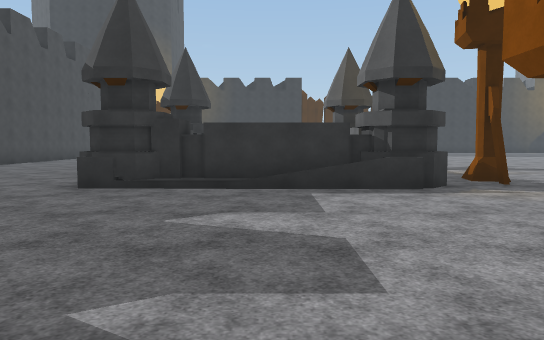
[1] (above)

22 first-person views from a walk through a scene from a Unity 3-D project. The camera is 1.4 m above the floor, tilts 4° down and sees 70° across. The floor is counted in squares, 2 m on a side. Each view is taken from the middle of a square. On the plan, view 1 faces up. The plan holds only what a view shows up to about 11 squares ahead; the rest is blank. The place goes on beyond the plan. The player character is not drawn. Surface patterns are stand-ins for the level's own textures.

[2]
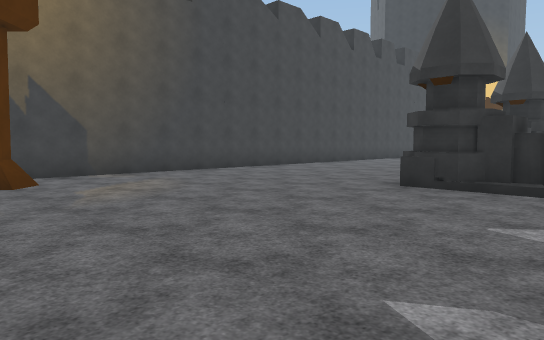

[3]
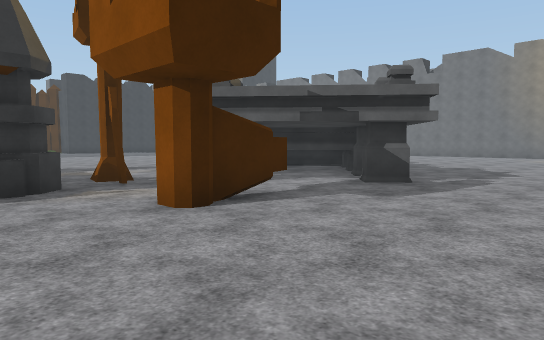

[4]
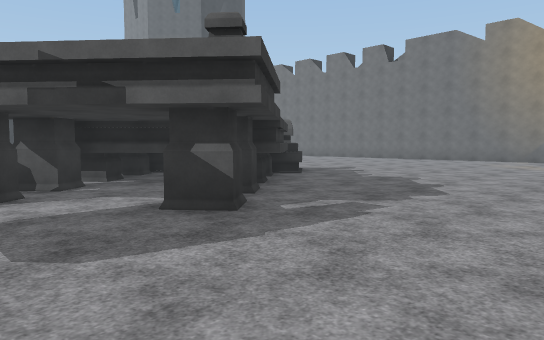

[5]
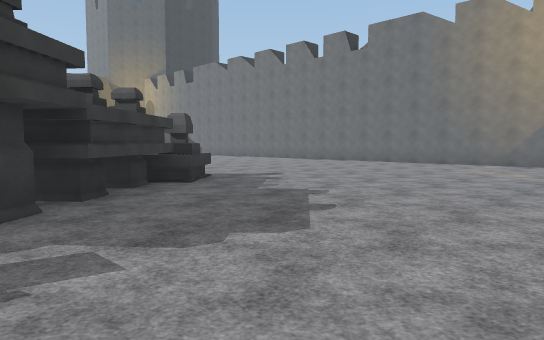

[6]
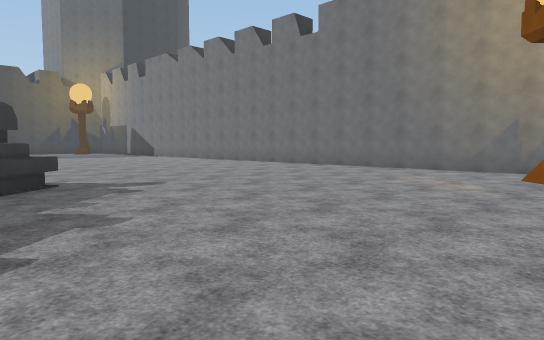

[7]
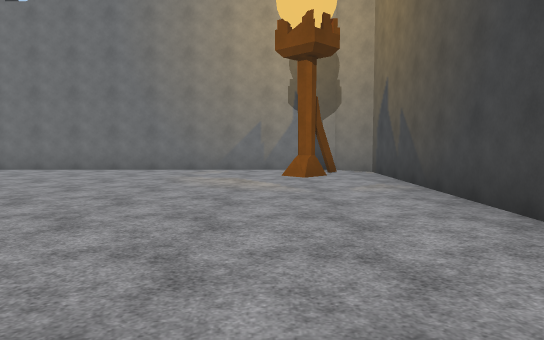

[8]
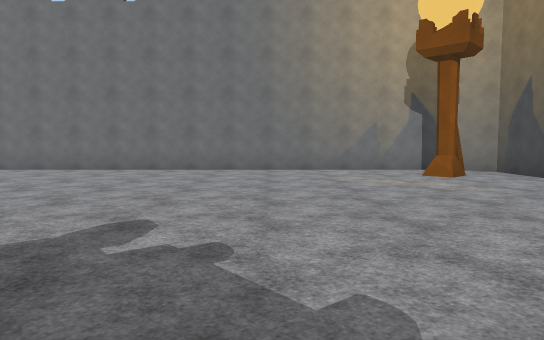

[9]
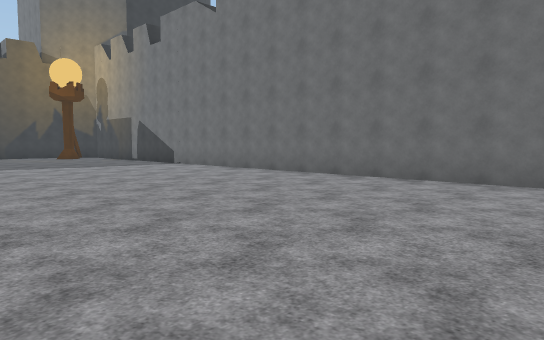

[10]
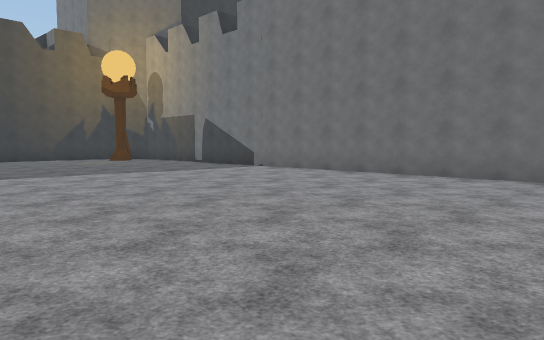

[11]
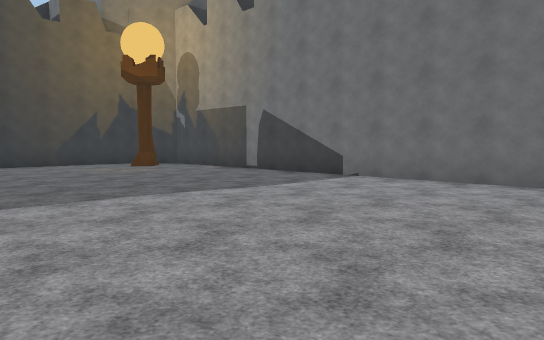

[12]
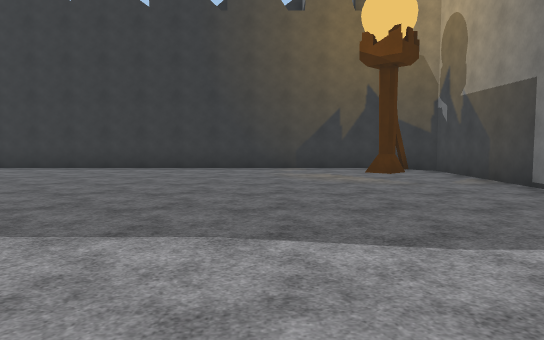

[13]
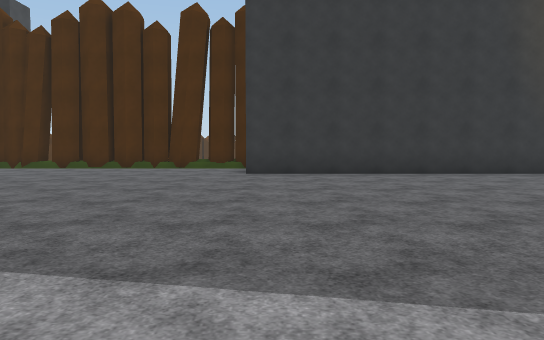

[14]
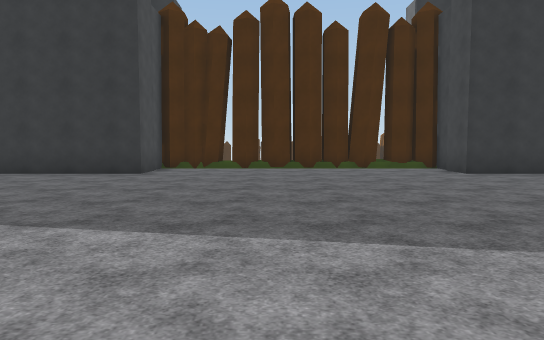

[15]
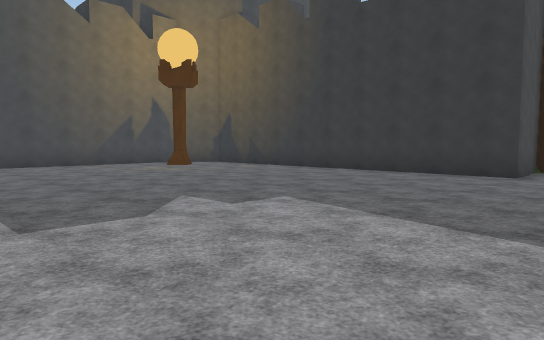

[16]
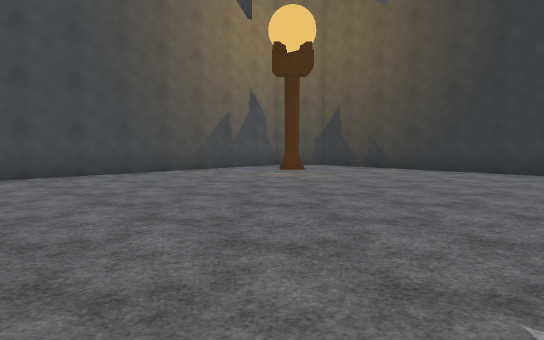

[17]
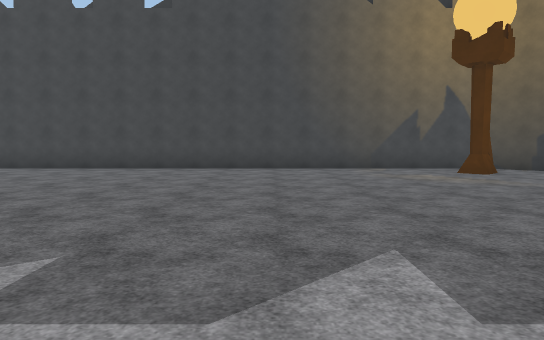

[18]
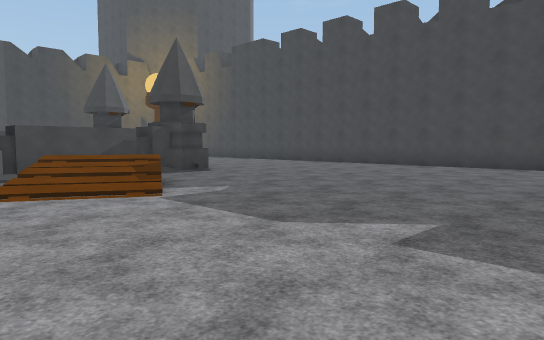

[19]
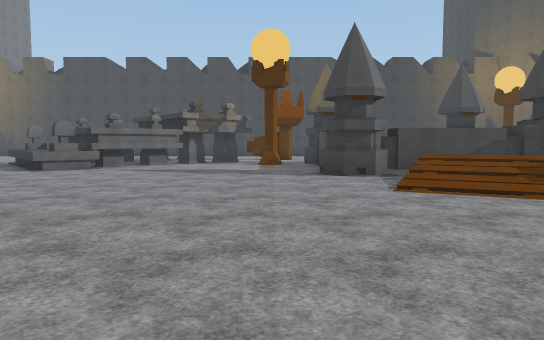

[20]
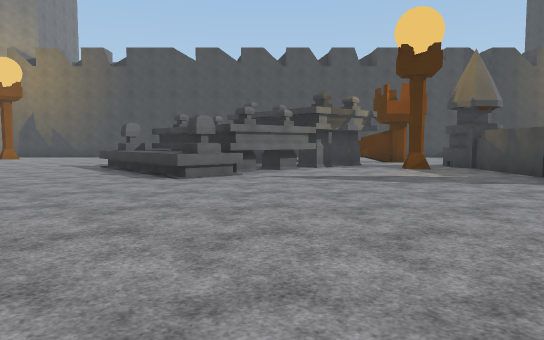

[21]
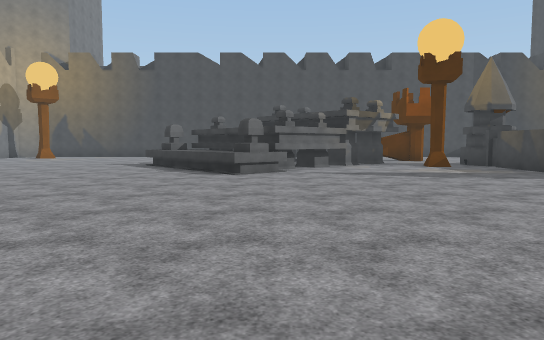

[22]
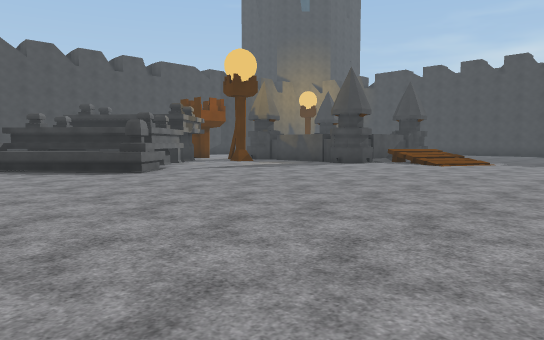

### Floor plan
Points are (right, up) in squares from view 1. A wall is a line through its corners. A room is listed if a view was taken in it or the views show most of it. See-through windows are left out.
Room 1 (views 1, 2, 3, 4, 5, 6, 7, 8, 9, 10, 11, 12, 13, 14, 15, 16, 17, 18, 19, 20, 21, 22)
walls: (9.4, 10.2) (9.9, 9.6); (8.5, 9.5) (9.6, 10.4); (2.5, 10.2) (2.5, 7); (9.4, 10) (9.7, 9.6); (1.2, 11.6) (1.2, 10.8); (8.8, 9.3) (11.5, 6); (6.8, 7.6) (8.9, 9.4) (11.7, 6.1) (9.6, 4.4) (7.3, 7.1); (3.8, 7.5) (4.4, 7.4); (4.3, 7.1) (3.7, 7.2); (7.2, 6.6) (6.8, 6.2) (6.3, 6.7); (3.8, 6.3) (3.9, 6.9); (-2, 11.5) (1.9, 11.5); (1.9, 6.3) (-1.5, 6.3); (12.2, 6.1) (11.7, 6.7); (13, 6.8) (11.9, 6); (9.1, 4.4) (8.6, 4) (8.1, 4.6) (8.6, 5); (9.7, 4.5) (7.2, 7.5); (5.1, 3.7) (3.7, 3.7); (8, 3.5) (7.5, 3.1) (7.1, 3.7) (7.5, 4.1); (3.2, 3.6) (3.2, 4.1); (4.8, 28.7) (4.6, 28.5) (3.6, 28.9) (3.5, 28.8) (3.1, 28.6); (8, 28.9) (7.5, 28.6) (7.1, 28.8) (6.8, 28.6) (6.4, 28.8) (6, 28.6) (5.6, 28.8) (5.1, 28.6) (4.7, 28.9); (2.4, 28.7) (2.2, 28.5); (2, 28.8) (2, 26.8) (-5.9, 26.8); (-8.6, 7) (-8.6, 1.6); (14.4, -0.4) (20.4, -0.4); (-6.8, 24.9) (-7.1, 24.6); (-7.1, 25.1) (-6.8, 24.8); (19.8, 25) (19.5, 25.4); (-7.7, 25.6) (-7.4, 25.2); (-7.4, 1.5) (-7, 1.2); (-8.6, 25.5) (-8.6, 12.5); (20, 26.8) (9.4, 26.8) (9.4, 28.6) (8.9, 28.9) (8.7, 28.7) (8.2, 28.8); (20.1, 0.5) (19.2, 1.3) (19.4, 1.6); (21.1, 0.3) (21.1, 25.8)
low walls: (9.6, 10.4) (12, 7.6); (9.8, 10.6) (13, 6.8); (8.9, 7.9) (8.4, 8.5) (8.9, 8.9); (8.3, 7.4) (7.8, 7) (7.3, 7.6) (7.8, 8); (3.7, 7.2) (3.8, 7.5); (12.1, 7.5) (12.6, 7); (2.4, 5.8) (1.4, 5.8); (10.1, 5.3) (9.6, 4.9) (9.1, 5.5); (11.9, 6) (11.5, 6.5) (10.7, 5.8); (11.8, 5.8) (11.4, 6.3); (4.8, 3.9) (4.2, 3.7); (-2.3, 5.9) (-3.1, 5.9); (9.4, 28.7) (2.4, 28.7); (6, 29.5) (5.5, 29.2); (-6.7, 24.7) (-7, 24.5); (-6.8, 24.8) (-7.1, 24.6)
ways out: gap at (1, 13); gap at (4, 29); gap at (8, 29)
objects: tower (-3, 11); tower (-2, 6); tower (3, 7); tower (3, 11)

Positions as (right, up) in squares from view 1, and headings:
1: (0, 0), facing up
2: (0, 0), facing up-left
3: (1, 0), facing up-right
4: (5, 0), facing up-right
5: (8, 0), facing up-right
6: (11, 0), facing up-right
7: (11, 2), facing right
8: (11, 5), facing right
9: (14, 7), facing up-right
10: (13, 10), facing up-right
11: (14, 14), facing up-right
12: (17, 16), facing up
13: (10, 18), facing up
14: (5, 18), facing up
15: (4, 18), facing up-left
16: (0, 17), facing up-left
17: (2, 20), facing left
18: (3, 20), facing down-left
19: (4, 20), facing down
20: (8, 18), facing down
21: (9, 19), facing down
22: (14, 19), facing down-left
